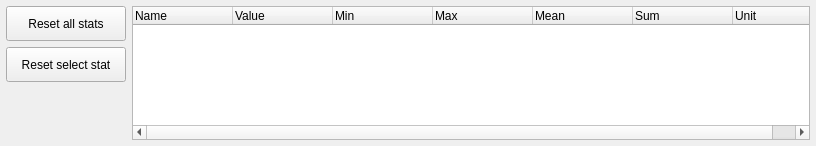
<?xml version="1.0" encoding="UTF-8"?>
<ui version="4.0">
 <class>StatisticsPropertiesController</class>
 <widget class="QWidget" name="StatisticsPropertiesController">
  <property name="geometry">
   <rect>
    <x>0</x>
    <y>0</y>
    <width>816</width>
    <height>146</height>
   </rect>
  </property>
  <property name="windowTitle">
   <string>Form</string>
  </property>
  <layout class="QGridLayout" name="gridLayout">
   <property name="margin">
    <number>6</number>
   </property>
   <item row="0" column="1" rowspan="3" colspan="2">
    <widget class="QTreeWidget" name="twStats">
     <column>
      <property name="text">
       <string>Name</string>
      </property>
     </column>
     <column>
      <property name="text">
       <string>Value</string>
      </property>
     </column>
     <column>
      <property name="text">
       <string>Min</string>
      </property>
     </column>
     <column>
      <property name="text">
       <string>Max</string>
      </property>
     </column>
     <column>
      <property name="text">
       <string>Mean</string>
      </property>
     </column>
     <column>
      <property name="text">
       <string>Sum</string>
      </property>
     </column>
     <column>
      <property name="text">
       <string>Unit</string>
      </property>
     </column>
    </widget>
   </item>
   <item row="0" column="0">
    <widget class="QPushButton" name="pbResetAllStats">
     <property name="minimumSize">
      <size>
       <width>0</width>
       <height>35</height>
      </size>
     </property>
     <property name="maximumSize">
      <size>
       <width>120</width>
       <height>16777215</height>
      </size>
     </property>
     <property name="text">
      <string>Reset all stats</string>
     </property>
    </widget>
   </item>
   <item row="1" column="0">
    <widget class="QPushButton" name="pbResetSelectedStat">
     <property name="minimumSize">
      <size>
       <width>0</width>
       <height>35</height>
      </size>
     </property>
     <property name="maximumSize">
      <size>
       <width>120</width>
       <height>16777215</height>
      </size>
     </property>
     <property name="text">
      <string>Reset select stat</string>
     </property>
    </widget>
   </item>
  </layout>
 </widget>
 <resources/>
 <connections/>
</ui>
